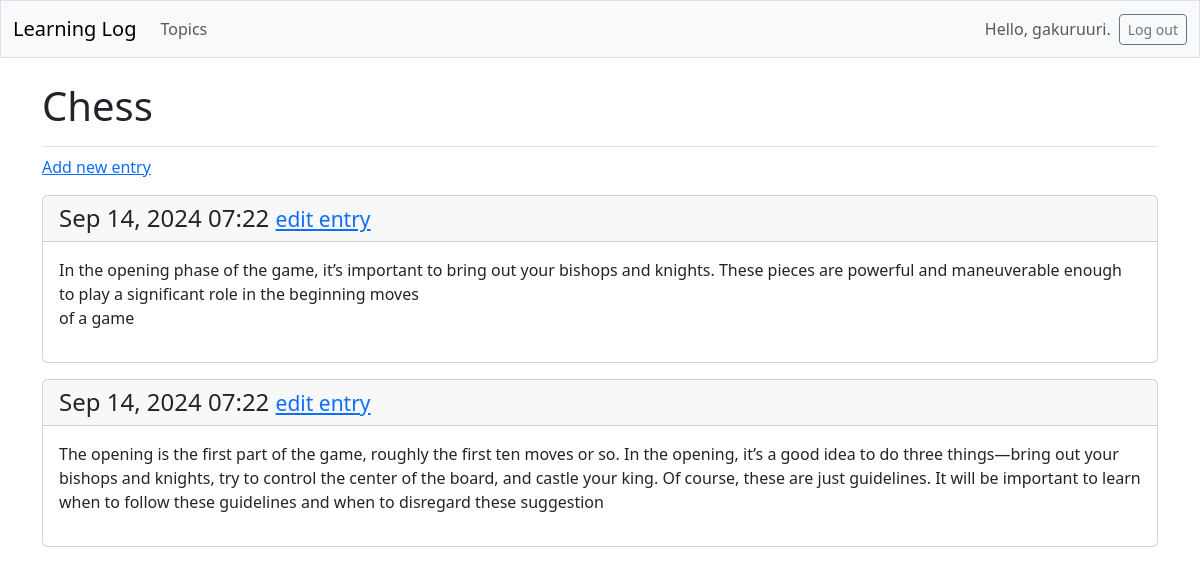
The page /topics/1/ (signed in) on the database as committed earlier.
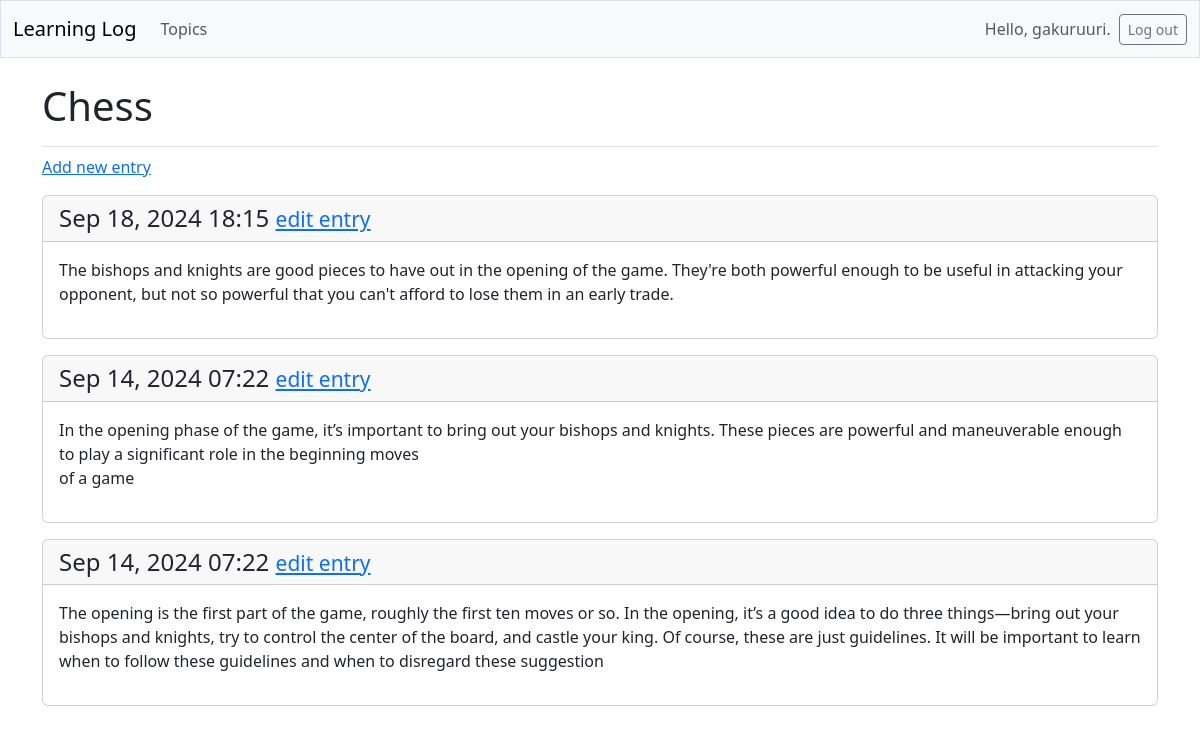
The same page on the database as committed later.
### learning_logs/models.py (models this page shows, shortened)
class Topic(models.Model):
    text = models.CharField(max_length=200)
    date_added = models.DateTimeField(auto_now_add=True)
    owner = models.ForeignKey(User, on_delete=models.CASCADE)

class Entry(models.Model):
    topic = models.ForeignKey(Topic, on_delete=models.CASCADE)
    text = models.TextField()
    date_added = models.DateTimeField(auto_now_add=True)
    class Meta:
        verbose_name_plural = 'entries'

### learning_logs/views.py (the view)
# urls.py: path('topics/<int:topic_id>/', views.topic,  name='topic'),
@login_required
def topic(request, topic_id):
    topic = Topic.objects.get(id=topic_id)
    if topic.owner != request.user:
        raise Http404
    entries = topic.entry_set.order_by('-date_added')
    context = {'topic': topic, 'entries': entries}
    return render(request, 'learning_logs/topic.html', context)

### learning_logs/templates/learning_logs/topic.html
{% extends 'learning_logs/base.html' %}
{% block page_header %}
    <h1>{{ topic.text }}</h1>
{% endblock page_header %}
{% block content %}
    <p>
        <a href="{% url 'learning_logs:new_entry' topic.id %}">Add new entry</a>
    </p>
    {% for entry in entries %}
        <div class="card mb-3">
             <h4 class="card-header">
                {{ entry.date_added|date:'M d, Y H:i' }}
                <small><a href="{% url 'learning_logs:edit_entry' entry.id %}">edit entry</a></small>
             </h4>
              <div class="card-body">{{ entry.text|linebreaks }}</div>
        </div>
    {% empty %}
        <p>There are no entries for this topic yet.</p>
    {% endfor %}
{% endblock content %}

### learning_logs/templates/learning_logs/base.html (shortened to what this page needs)
<!doctype html>
<html lang="en">
<head>
  {% load django_bootstrap5 %}
  {% bootstrap_css %}
</head>
<body>
  <nav class="navbar navbar-expand-md navbar-light bg-light mb-4 border">
    <div class="container-fluid">
      <a class="navbar-brand" href="{% url 'learning_logs:index' %}">
          Learning Log</a>
      <div class="collapse navbar-collapse" id="navbarCollapse">
        <ul class="navbar-nav me-auto mb-2 mb-md-0">
          <li class="nav-item">
            <a class="nav-link" href="{% url 'learning_logs:topics' %}">
              Topics</a></li>
        </ul>
        <ul class="navbar-nav ms-auto mb-2 mb-md-0">
          {% if user.is_authenticated %}
            <li class="nav-item">
              <span class="navbar-text me-2">Hello, {{ user.username }}.
                </span></li>
          {% endif %}
        </ul>
        {% if user.is_authenticated %}
          <form action="{% url 'accounts:logout' %}" method='post'>
            <button name='submit' class='btn btn-outline-secondary btn-sm'>
              Log out</button>
          </form>
        {% endif %}
      </div>
    </div>
  </nav>
  <main class="container">
    <div class="pb-2 mb-2 border-bottom">
      {% block page_header %}{% endblock page_header %}
    </div>
    <div>
      {% block content %}{% endblock content %}
    </div>
  </main>
</body>
</html>

Rows that differ between the two databases and show on the page:
added Entry: date_added "Sep 18, 2024 18:15", text "The bishops and knights are good pieces to have out in the opening of the game. They're both powerful enough to be useful in attacking your opponent, but not so powerful that you can't afford to lose them in an early trade."
